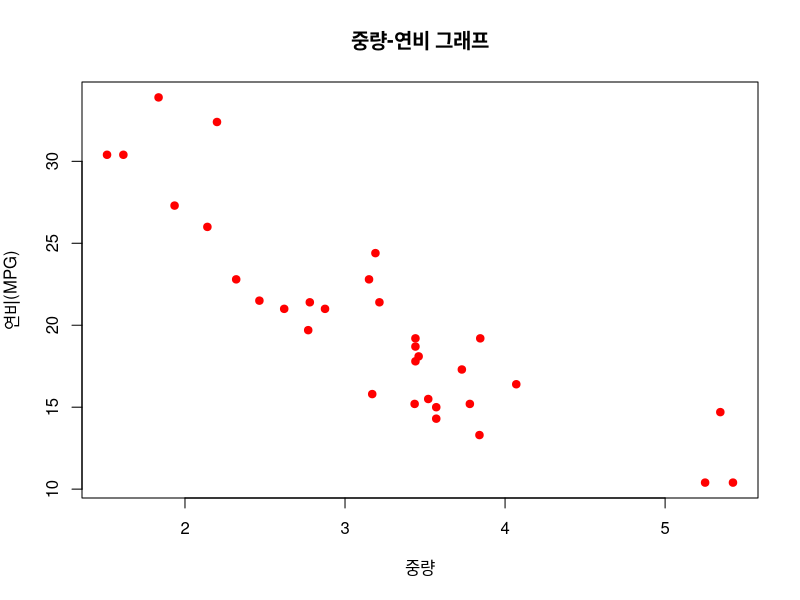
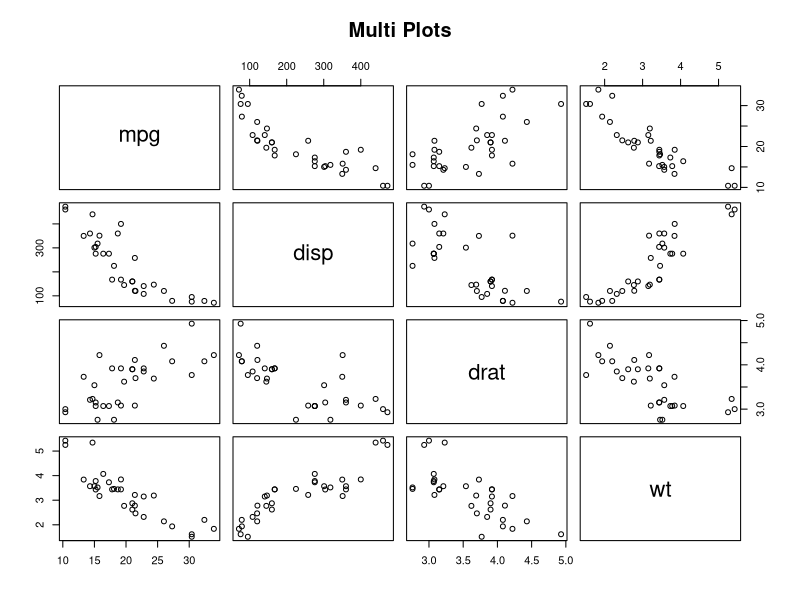
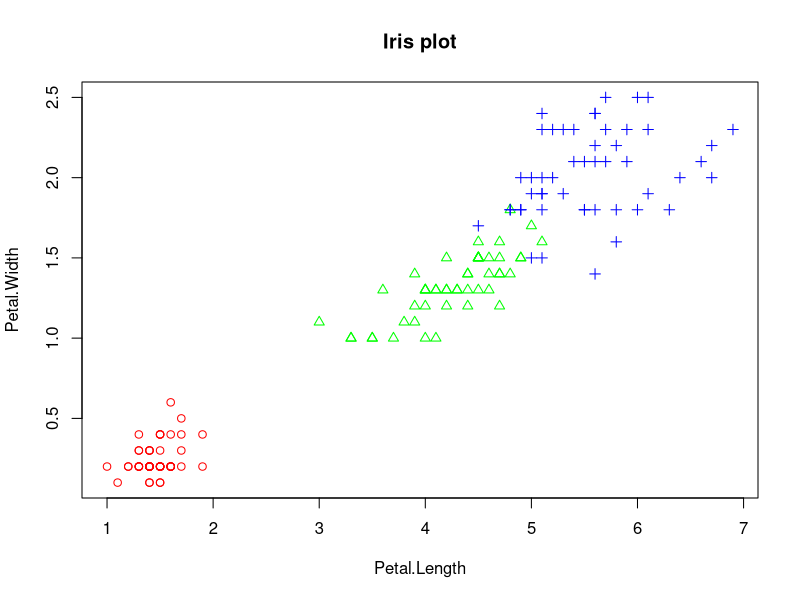
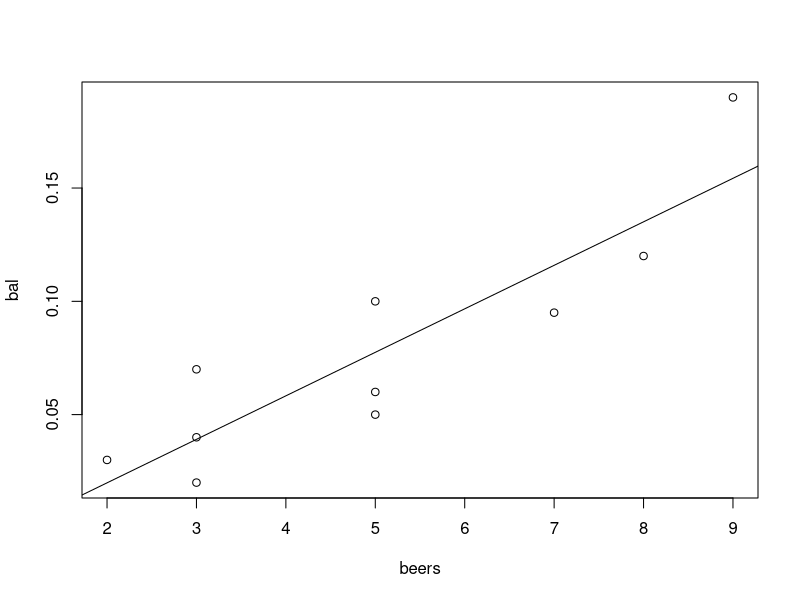
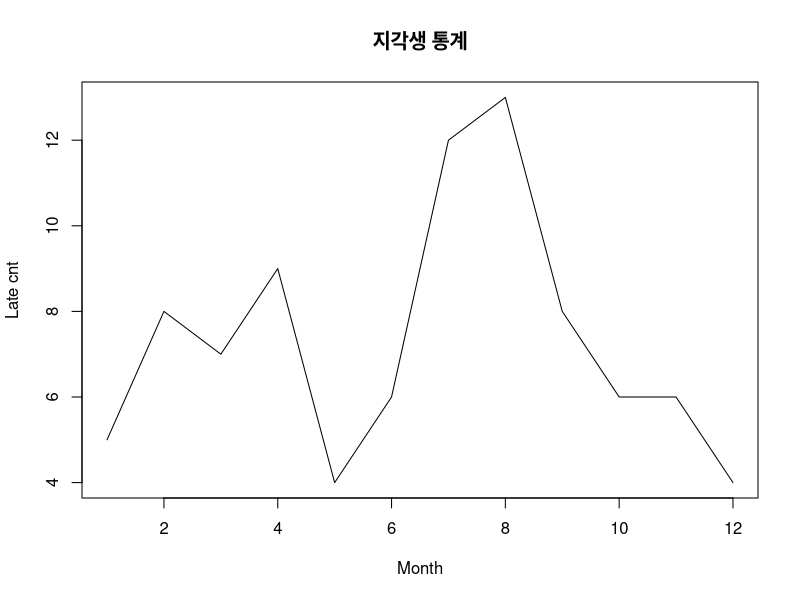
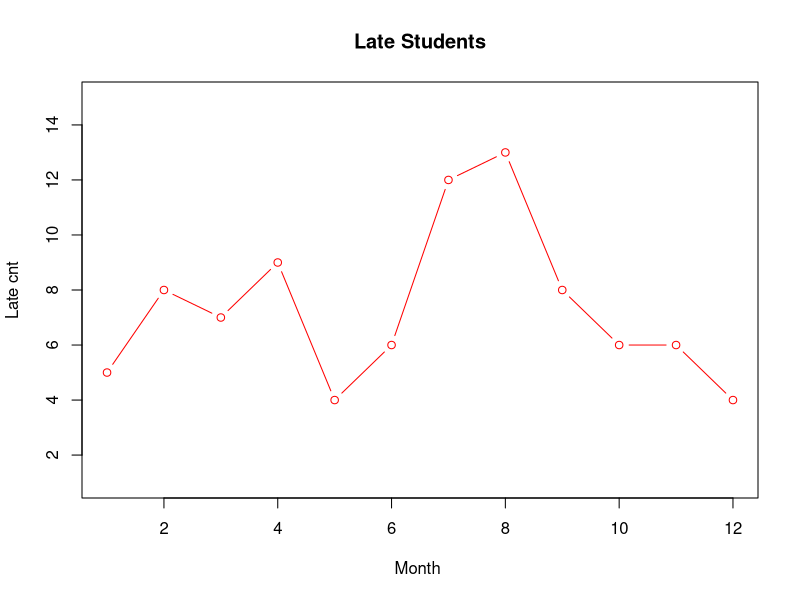
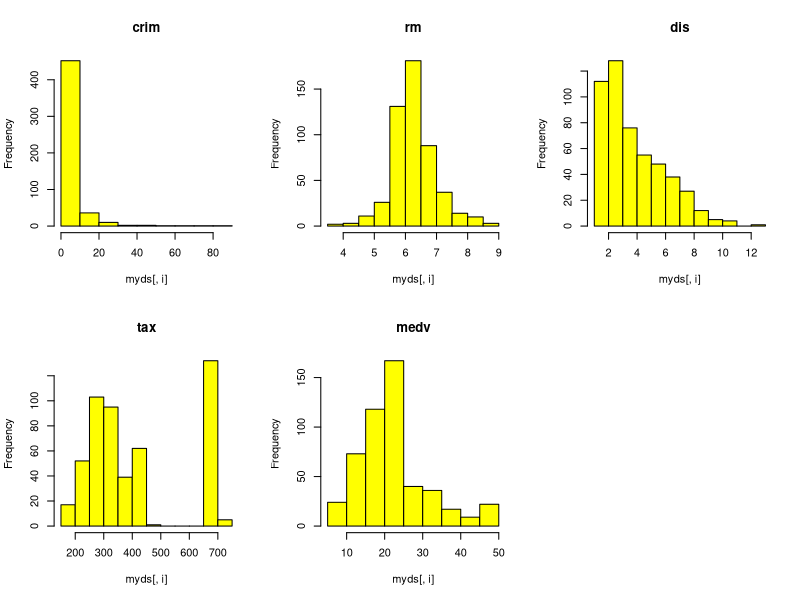
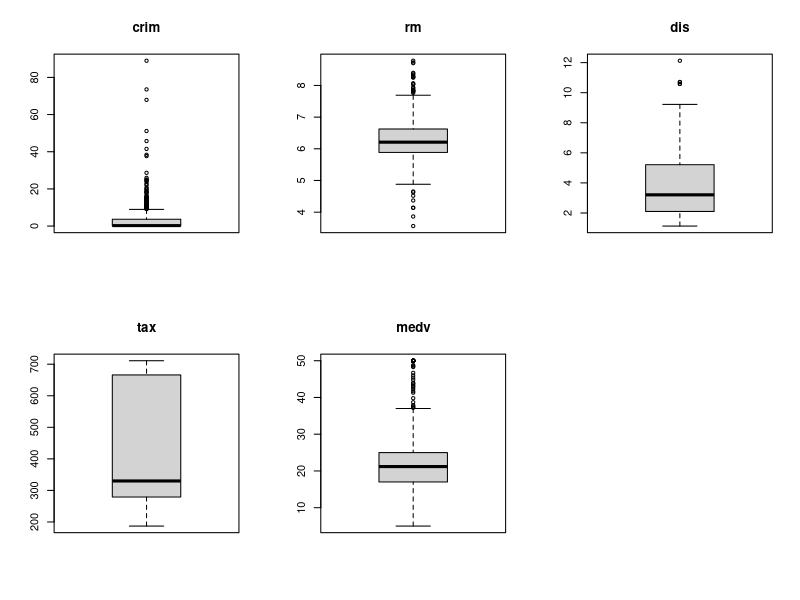

Reproduce these figures in R, in order.
#6-1코드
wt <- mtcars$wt

mpg <- mtcars$mpg

plot(wt, mpg, 
     main="중량-연비 그래프",
     xlab="중량",
     ylab="연비(MPG)",
     col="red",
     pch=19)

#코드6-2
vars <- c("mpg", "disp", "drat", "wt") 
target <- mtcars[,vars]
head(target)
pairs(target, main="Multi Plots")

#코드6-3
iris.2 <- iris[,3:4]
point <- as.numeric(iris$Species)
point
color <- c("red","green","blue")
plot(iris.2,
     main="Iris plot",
     pch=c(point),
     col=color[point])

#코드6-4
beers <- c(5,2,9,8,3,7,3,5,3,5)
bal <- c(0.1,0.03,0.19,0.12,0.04,0.095,0.07,0.06,0.02,0.05)

tbl <- data.frame(beers,bal)
tbl
plot(bal~beers, data=tbl)
res <- lm(bal~beers, data=tbl)
abline(res)
cor(beers,bal)

#코드6-5
cor(iris[,1:4])

#코드6-6
month = 1:12 # 자료 입력
late = c(5,8,7,9,4,6,12,13,8,6,6,4) 	# 자료 입력
plot(month, 			# x data
     late, 			# y data
     main="지각생 통계", 	# 제목
     type= "l", 		# 그래프의 종류 선택(알파벳)
     lty=1, 			# 선의 종류(line type) 선택
     lwd=1, 			# 선의 굵기 선택
     xlab="Month", 		# x축 레이블
     ylab="Late cnt" 		# y축 레이블
)

#코드6-7
month = 1:12
late1 = c(5,8,7,9,4,6,12,13,8,6,6,4)
late2 = c(4,6,5,8,7,8,10,11,6,5,7,3)
plot(month, 			# x data
     late1, 			# y data
     main="Late Students",
     type= "b", 		# 그래프의 종류 선택(알파벳)
     lty=1, 			# 선의 종류(line type) 선택
     col="red", 		# 선의 색 선택 
     xlab="Month ", 		# x축 레이블
     ylab="Late cnt", 		# y축 레이블
     ylim=c(1, 15) 		# y축 값의 (하한, 상한)
)


install.packages("mlbench")
library(mlbench)
data("BostonHousing")

#코드6-8
#crim: 지역의 1인당 범죄율
#rm: 주택 1가구당 방의 수
#dis: 보스턴의 5개 직업 센터까지의 거리
#tax: 재산세율
#medv: 주택 가격
## (1) Prepare Data ----------------------
library(mlbench)
data("BostonHousing")
myds <- BostonHousing[,c("crim","rm","dis","tax","medv")]

## (2) Add new column ----------------------
grp <- c()
for (i in 1:nrow(myds)) { 		# myds$medv 값에 따라 그룹 분류
  if (myds$medv[i] >= 25.0) {
    grp[i] <- "H"
  } else if (myds$medv[i] <= 17.0) {
    grp[i] <- "L"
  } else {
    grp[i] <- "M"
  }
}
grp <- factor(grp) 			 # 문자벡터를 팩터 타입으로 변경
grp <- factor(grp, levels=c("H","M","L")) # 레벨의 순서를 H,L,M -> H,M,L

myds <- data.frame(myds, grp) 	 # myds 에 grp 컬럼추가

## (3) Add new column ----------------------
str(myds)
head(myds)
table(myds$grp) 			 # 주택 가격 그룹별 분포
## (4) histogram ----------------------
par(mfrow=c(2,3)) 			# 2x3 가상화면 분할
for(i in 1:5) {
  hist(myds[,i], main=colnames(myds)[i], col="yellow")
}
par(mfrow=c(1,1)) 			# 2x3 가상화면 분할 해제

## (5) boxplot ----------------------
par(mfrow=c(2,3)) 			# 2x3 가상화면 분할
for(i in 1:5) {
  boxplot(myds[,i], main=colnames(myds)[i])
}
par(mfrow=c(1,1)) 			# 2x3 가상화면 분할 해제

## (6) boxplot by group ------------------
boxplot(myds$crim~myds$grp, main="1인당 범죄율")
boxplot(myds$rm~myds$grp, main="방의 수")
boxplot(myds$dis~myds$grp, main="직업센터까지의 거리")
boxplot(myds$tax~myds$grp, main="제산세")
## (7) scatter plot ------------------
pairs(myds[,-6])

## (8) scatter plot with group ------------------
point <- as.integer(myds$grp) 		# 점의 모양 지정
color <- c("red","green","blue") 		# 점의 색 지정
pairs(myds[,-6], pch=point, col=color[point])

## (9) correlation coefficient ------------------
cor(myds[,-6])
